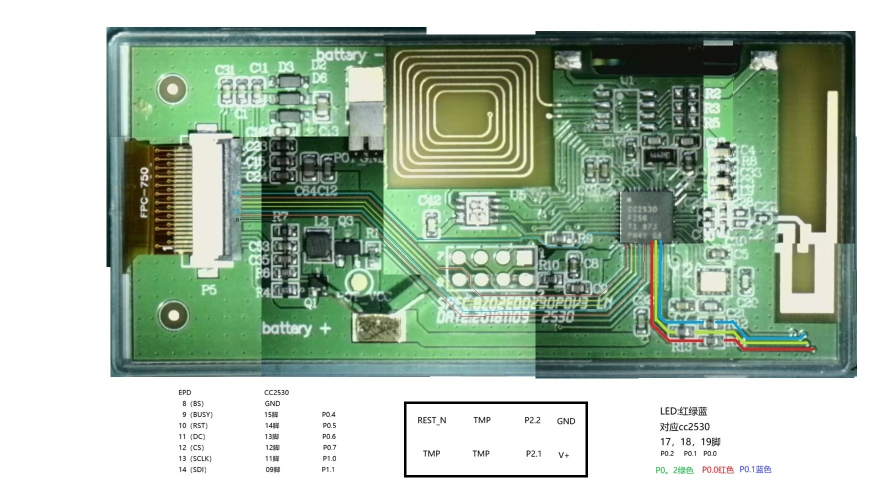
#> input picture cc2530RF_link/cc2530_EPD290/img/cc2530_blozi_290.jpg, 1753 x 983 px (shown at 1/2 size)
$ python pic_push.py cc2530_EPD290/img/cc2530_blozi_290.jpg cc2530_EPD290/img/cc2530_blozi_290.jpg 5
#> lines starting #> are read from the running program, lines starting #| are printed output that depends on the picture; after the words box and inside, x2 and y2 are one past the last pixel; in counts of white or black regions, pixels touching at a corner belong together
#!/usr/bin/env python3
# -*- coding: utf-8 -*-
"""
pic_push.py - PC 端图片推送工具 (三板 CC2530 价签组网)

用法:
    python pic_push.py <图片路径> <COM口> [波特率]
    python pic_push.py photo.jpg COM5
    python pic_push.py logo.png COM5 115200

链路:
    PC --USB-TTL 115200--> LG213 网关 --BasicRF--> LG290 / blozi290 节点
    三块屏同时显示同一张图 (213 全刷 ~15s, 290 全刷 ~3s)

图像处理:
    任意图片 -> 等比缩放居中裁剪到 212x104 -> Floyd-Steinberg 抖动二值
    -> 行优先位流 (MSB first, bit=1 黑) -> 2756 字节

协议 (与固件 pic_link 一致):
    UART 帧: A5 5A | LEN16 | TYPE | PAYLOAD | CRC16(0x1021/0xFFFF)
    流程:    START -> DATA x29 (每帧停等 ACK) -> END
    可靠性:  每帧 CRC + 每数据块内层 CRC + 超时重发 x3
             任何失败整图重传; START 超时较长 (网关可能在刷上一张图)

依赖: pip install pillow pyserial
"""

import sys
import time

try:
    from PIL import Image, ImageOps
except ImportError:
    sys.exit("需要 Pillow: pip install pillow")

try:
    import serial
except ImportError:
    sys.exit("需要 pyserial: pip install pyserial")

# ---------------- 协议常量 (与固件 pl_proto.h 一致) ----------------
IMG_W, IMG_H = 212, 104
IMG_BYTES = IMG_W * IMG_H // 8          # 2756
CHUNK = 96
N_CHUNKS = (IMG_BYTES + CHUNK - 1) // CHUNK   # 29
LAST_LEN = IMG_BYTES - (N_CHUNKS - 1) * CHUNK # 68

U_SYNC_H, U_SYNC_L = 0xA5, 0x5A
U_START, U_DATA, U_END = 0x01, 0x02, 0x03
U_ACK, U_NAK = 0x80, 0x81

RETRIES = 3
ACK_TIMEOUT = 0.5                        # DATA/END 停等超时
START_TIMEOUT = 20.0                     # START 超时 (网关可能在刷上一张图 ~15s)


def crc16(data: bytes) -> int:
    """CRC16-CCITT (poly 0x1021, init 0xFFFF), 与固件 pl_crc16 一致"""
    c = 0xFFFF
    for b in data:
        c ^= b << 8
        for _ in range(8):
            c = ((c << 1) ^ 0x1021) if (c & 0x8000) else (c << 1)
            c &= 0xFFFF
    return c


def make_frame(ftype: int, payload: bytes) -> bytes:
    """UART 帧: A5 5A | LEN16 | TYPE | PAYLOAD | CRC16(TYPE+PAYLOAD)"""
    body = bytes([ftype]) + payload
    c = crc16(body)
    return bytes([U_SYNC_H, U_SYNC_L,
                  (len(payload) >> 8) & 0xFF, len(payload) & 0xFF]) \
        + body + bytes([(c >> 8) & 0xFF, c & 0xFF])


def image_to_bits(path: str) -> bytes:
    """任意图片 -> 2756 字节黑白位流 (bit=1 黑, MSB first, 行优先)"""
#> called with path = 'cc2530_EPD290/img/cc2530_blozi_290.jpg'
    img = Image.open(path).convert('L')
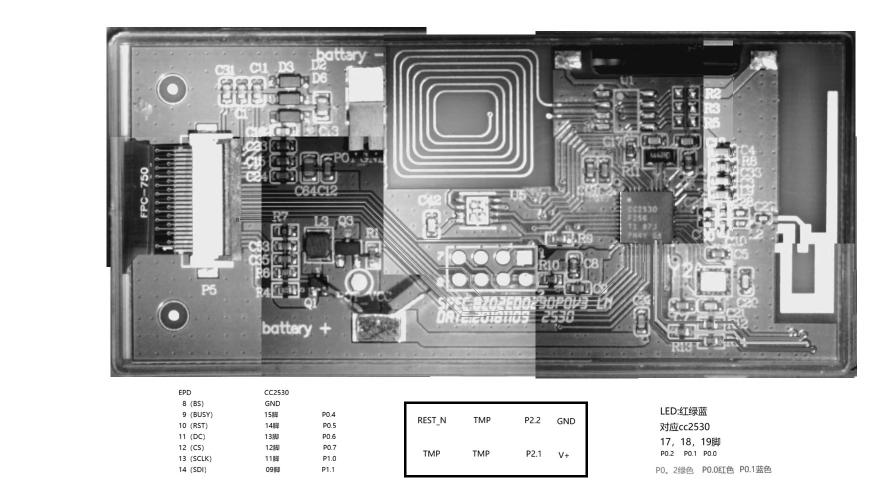
#> img: PIL image 1753x983 L (shown at 1/2 size); min 0, max 255, mean 178.4
    img = ImageOps.fit(img, (IMG_W, IMG_H), Image.LANCZOS)  # 等比缩放+居中裁剪
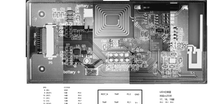
#> img: PIL image 212x104 L; min 3, max 255, mean 168.4

    try:                                                    # Floyd-Steinberg 抖动
        mono = img.convert('1', dither=Image.Dither.FLOYDSTEINBERG)
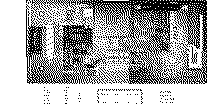
#> mono: PIL image 212x104 1; 66.1% white; black in thin lines or dots, all inside (x1, y1, x2, y2) = (26, 0, 207, 104)
    except AttributeError:                                  # 旧版 Pillow 兼容
        mono = img.convert('1', dither=Image.FLOYDSTEINBERG)

    px = list(mono.getdata())                               # 0=黑, 255=白
#> px = 22048 items
    out = bytearray(IMG_BYTES)
    for i in range(IMG_BYTES):
        b = 0
        for bit in range(8):
            k = i * 8 + bit
            if k >= IMG_W * IMG_H:
                break
            if px[k] == 0:                                  # 黑 -> bit=1
                b |= 0x80 >> bit
        out[i] = b
    return bytes(out)


class Gateway:
    def __init__(self, port: str, baud: int = 115200):
        self.ser = serial.Serial(port, baud, timeout=ACK_TIMEOUT)
        self._log = bytearray()          # 网关 ASCII 日志行缓冲

    def _gw_log(self, b: int):
        """透传打印网关文本日志 (按行, 推图时可实时观察 RF 诊断信息)"""
        if 0x20 <= b < 0x7F:
            self._log.append(b)
        elif b == 0x0A:
            line = self._log.decode('ascii', 'replace').strip()
            if line:
                print(f"      [GW] {line}")
            self._log.clear()
        elif b == 0x0D:
            pass
        else:
            self._log.clear()             # 其他控制字节截断当前行

    def _read_frame(self, timeout: float):
        """读一帧, 返回 (type, payload) 或 None; 网关 ASCII 日志透传打印"""
        deadline = time.time() + timeout
        prev = 0
        while time.time() < deadline:
            self.ser.timeout = max(0.05, deadline - time.time())
            b = self.ser.read(1)
            if not b:
                continue
            b = b[0]
            if prev == U_SYNC_H and b == U_SYNC_L:
                hdr = self.ser.read(3)                     # LEN_H LEN_L TYPE
                if len(hdr) < 3:
                    prev = 0
                    continue
                ln = (hdr[0] << 8) | hdr[1]
                rest = self.ser.read(ln + 2)               # PAYLOAD + CRC
                if len(rest) < ln + 2:
                    prev = 0
                    continue
                pay = rest[:ln]
                crc_rx = (rest[ln] << 8) | rest[ln + 1]
                if crc16(bytes([hdr[2]]) + pay) == crc_rx:
                    return hdr[2], pay
                prev = 0
                continue
            if b == U_SYNC_H:                             # 潜在同步头, 缓存
                prev = b
                continue
            self._gw_log(b)                               # 非帧字节 = 网关日志
            prev = b
        return None

    def send_wait(self, ftype: int, payload: bytes, timeout: float) -> bool:
        """发一帧并等 ACK (NAK/超时返回 False)"""
#> called with ftype = 1, timeout = 20
        frame = make_frame(ftype, payload)
        for _ in range(RETRIES):
            self.ser.reset_input_buffer()
            self.ser.write(frame)
            resp = self._read_frame(timeout)
            if resp and resp[0] == U_ACK:
                return True
            print("    重发...")
        return False

    def push(self, path: str):
        print(f"[1/3] 图像处理: {path}")
        img = image_to_bits(path)
        print(f"      212x104 位流 {len(img)} 字节, 整图 CRC=0x{crc16(img):04X}")

        print("[2/3] 发送 START (网关忙时可能等待较久)...")
        if not self.send_wait(U_START, len(img).to_bytes(2, 'big'), START_TIMEOUT):
            print("失败: START 无 ACK, 检查网关接线和串口")
            return False

        for seq in range(N_CHUNKS):
            data = img[seq * CHUNK:(seq + 1) * CHUNK]
            blk = bytes([seq >> 8, seq & 0xFF, len(data)]) + data
            c = crc16(blk)
            payload = blk + bytes([(c >> 8) & 0xFF, c & 0xFF])
            if not self.send_wait(U_DATA, payload, ACK_TIMEOUT):
                print(f"失败: DATA 块 {seq} 无 ACK (整图需重传)")
                return False
            print(f"\r[3/3] RF 转发: {seq + 1}/{N_CHUNKS} 块", end='', flush=True)
        print()

        if not self.send_wait(U_END, b'', ACK_TIMEOUT):
            print("失败: END 无 ACK")
            return False

        print("完成! 等待三块屏刷出图片 (213 ~15s, 290 ~3s)")
        return True


def main():
    if len(sys.argv) < 3:
        print(__doc__)
        sys.exit(1)
    path, port = sys.argv[1], sys.argv[2]
    baud = int(sys.argv[3]) if len(sys.argv) > 3 else 115200

    try:
        gw = Gateway(port, baud)
    except serial.SerialException as e:
        sys.exit(f"打开串口失败: {e}\n提示: 关闭占用串口的程序, 或检查 USB-TTL 是否插好")

    ok = gw.push(path)
    sys.exit(0 if ok else 2)


if __name__ == '__main__':
#> (the run stopped early here; a loop or call above may not have finished)
